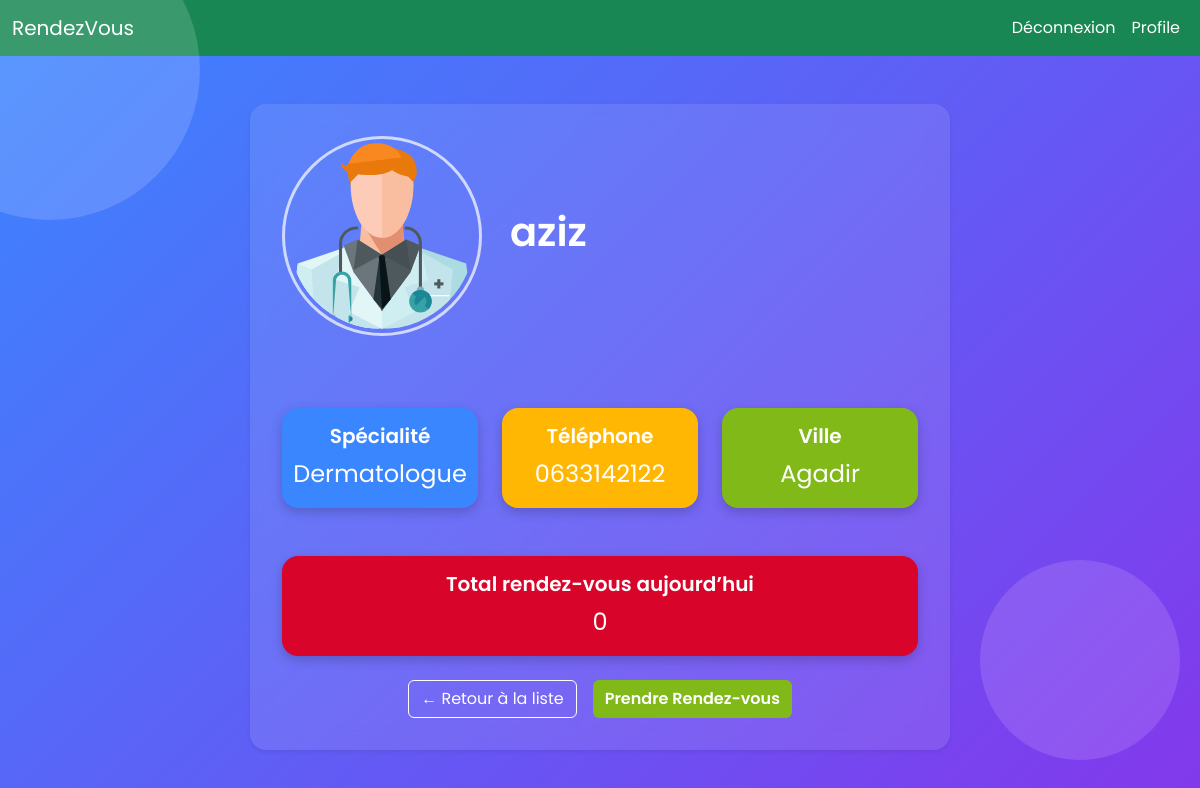
Page /profile.php?id=33 (signed in) on the committed database.
### tables this page shows
CREATE TABLE `docteurs` (
  `id` int NOT NULL,
  `nom` varchar(200) DEFAULT NULL,
  `tel` varchar(200) DEFAULT NULL,
  `specialites_id` int DEFAULT NULL,
  `ville_id` int DEFAULT NULL,
  `user_id` int DEFAULT NULL
);

CREATE TABLE `specialites` (
  `id` int NOT NULL,
  `nom` varchar(200) DEFAULT NULL
);

CREATE TABLE `ville` (
  `id` int NOT NULL,
  `nom` varchar(200) DEFAULT NULL
);

### profile.php (the view, shortened to what this page needs)
<?php
include "db.php";
include "nav.php";
$id = $_GET['id'];
$hasRdvToday = false;
$stmt = $pdo->prepare("SELECT d.id, d.tel AS tel, d.nom AS nom, s.nom AS specialite, v.nom AS ville
    FROM docteurs d
    JOIN ville v ON d.ville_id = v.id
    JOIN specialites s ON s.id = d.specialites_id
    WHERE d.id = ?
");
$stmt->execute([$id]);
$doctors = $stmt->fetch();
$renderStmt = $pdo->query("SELECT count(*) as s FROM `rendezvous` WHERE  `docteurs_id` = $id AND state != 'Annulée' and date BETWEEN concat(CURRENT_DATE(),' 00:00:00') AND concat(CURRENT_DATE(),' 23:59:59')");
$renderV = $renderStmt->fetch();
?>
<!DOCTYPE html>
<html lang="fr">
<head><meta charset="UTF-8" /><title>Profil Docteur</title><meta name="viewport" content="width=device-width, initial-scale=1" />
<link rel="stylesheet" href="css/bootstrap.min.css">
</head>
<body>
  <div class="background-shape shape1"></div>
  <div class="background-shape shape2"></div>
  <div class="container py-5">
    <div class="card card-glass shadow-sm rounded-4">
      <div class="row g-5 align-items-center">
        <div class="col-md-4 text-center">
          <img src="doctor-svgrepo-com (2).svg" alt="Photo docteur" class="doctor-img" />
        </div>
        <div class="col-md-8">
          <h1><?= htmlspecialchars($doctors['nom']) ?></h1>
        </div>
      </div>
      <div class="row g-4 mt-5 text-center">
        <div class="col-md-4">
          <div class="info-card info-primary">
            <h5>Spécialité</h5>
            <p><?= htmlspecialchars($doctors['specialite']) ?></p>
          </div>
        </div>
        <div class="col-md-4">
          <div class="info-card info-warning">
            <h5>Téléphone</h5>
            <p><?= htmlspecialchars($doctors['tel']) ?></p>
          </div>
        </div>
        <div class="col-md-4">
          <div class="info-card info-success">
            <h5>Ville</h5>
            <p><?= htmlspecialchars($doctors['ville']) ?></p>
          </div>
        </div>
      </div>
      <div class="row mt-5">
        <div class="col-12">
          <div class="info-card info-danger mb-4">
            <h5>Total rendez-vous aujourd’hui</h5>
            <p><?= htmlspecialchars($renderV['s']) ?></p>
          </div>
          <div class="d-flex flex-wrap gap-3 justify-content-center">
            <a href="patient.php" class="btn btn-outline-light">
              ← Retour à la liste
            </a>
            <?php $disableBtn = $hasRdvToday || $renderV['s'] >= 20; ?>
            <button type="button" class="btn btn-success"
                    name="rdvModal"
                    data-bs-toggle="modal"
                    data-bs-target="#rdvModal"
                    <?= $disableBtn ? 'disabled' : '' ?>>
              Prendre Rendez-vous
            </button>
          </div>
        </div>
      </div>
    </div>
  </div>
</body>
</html>

### profile.php (style rules this page uses)
body { font-family: 'Poppins', sans-serif; margin: 0; padding: 0; min-height: 100vh; background: linear-gradient(135deg, #3a86ff, #8338ec); overflow-x: hidden; position: relative; color: white; }
.background-shape { position: absolute; border-radius: 50%; opacity: 0.15; z-index: 0; animation: float 6s ease-in-out infinite; }
.shape1 { width: 300px; height: 300px; top: -80px; left: -100px; background: #ffffff; }
.shape2 { width: 200px; height: 200px; bottom: 40px; right: 20px; background: #ffd6ff; animation-delay: 2s; }
.container { position: relative; z-index: 1; }
.card-glass { background: rgba(255, 255, 255, 0.1); border: none; border-radius: 1.5rem; backdrop-filter: blur(10px); box-shadow: 0 8px 30px rgba(0, 0, 0, 0.2); padding: 2rem; color: white; max-width: 700px; margin: auto; }
.doctor-img { width: 200px; height: 200px; object-fit: cover; border-radius: 50%; border: 3px solid rgba(255 255 255 / 0.7); padding: 0.25rem; }
h1, h3 { font-weight: 600; }
.info-card { background: rgba(255 255 255 / 0.15); border-radius: 1rem; box-shadow: 0 4px 12px rgb(0 0 0 / 0.2); padding: 1rem 0; text-align: center; transition: background-color 0.3s ease; cursor: default; }
.info-card h5 { margin-bottom: 0.5rem; font-weight: 600; color: #fff; }
.info-card p { font-size: 1.5rem; margin: 0; color: #fff; }
.info-primary { background-color: #3a86ff; }
.info-warning { background-color: #ffb703; }
.info-success { background-color: #80b918; }
.info-danger { background-color: #d90429; }
.btn-outline-light { color: white; border-color: white; transition: background-color 0.3s ease, color 0.3s ease; }
.btn-success { background-color: #80b918; border: none; font-weight: 600; transition: background-color 0.3s ease; }

### rows in the picture
docteurs: nom "aziz", specialites.nom "Dermatologue", tel "0633142122", ville.nom "Agadir"

### other values in the picture
$renderV['s'] "0"
